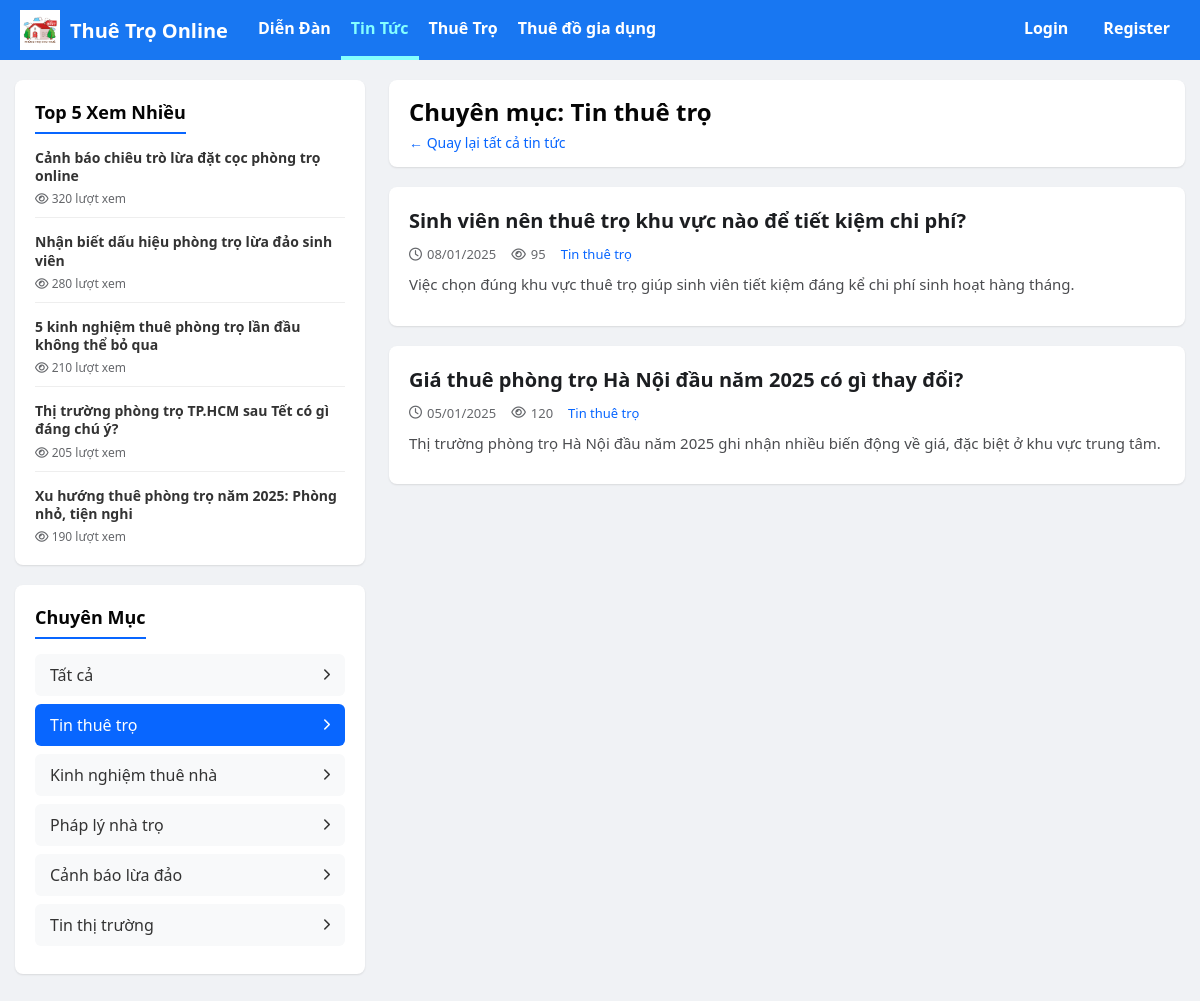
The app's page /news.php?category=Tin+thuê+trọ with its own data.
### tables this page shows
CREATE TABLE news (
    id INT AUTO_INCREMENT PRIMARY KEY,
    title VARCHAR(255) NOT NULL COMMENT 'Tiêu đề tin',
    slug VARCHAR(255) NOT NULL UNIQUE COMMENT 'Slug SEO',
    image_url VARCHAR(255) DEFAULT NULL COMMENT 'Ảnh đại diện tin',
    category VARCHAR(100) NOT NULL COMMENT 'Thể loại tin tức',
    summary TEXT COMMENT 'Mô tả ngắn',
    content LONGTEXT NOT NULL COMMENT 'Nội dung chi tiết',
    views INT DEFAULT 0 COMMENT 'Lượt xem',
    created_at DATETIME DEFAULT CURRENT_TIMESTAMP COMMENT 'Ngày đăng',
    INDEX idx_category (category),
    INDEX idx_views (views)
);

### public/news.php (the view, shortened to what this page needs)
<?php
require_once __DIR__ . '/../config/db.php';
try {
    $stmtTop = $pdo->query("SELECT * FROM news ORDER BY views DESC LIMIT 5");
    $topNews = $stmtTop->fetchAll();
} catch (PDOException $e) {
    $topNews = [];
}
$category = isset($_GET['category']) ? $_GET['category'] : null;
$newsList = [];
try {
    $page = isset($_GET['page']) ? (int)$_GET['page'] : 1;
    $limit = 10;
    $offset = ($page - 1) * $limit;
    if ($category) {
        $stmtList = $pdo->prepare("SELECT * FROM news WHERE category = :category ORDER BY created_at DESC LIMIT :limit OFFSET :offset");
        $stmtList->bindParam(':limit', $limit, PDO::PARAM_INT);
        $stmtList->bindParam(':offset', $offset, PDO::PARAM_INT);
        $stmtList->bindParam(':category', $category);
        $stmtList->execute();
    } else {
        $stmtList = $pdo->prepare("SELECT * FROM news ORDER BY created_at DESC LIMIT :limit OFFSET :offset");
        $stmtList->bindParam(':limit', $limit, PDO::PARAM_INT);
        $stmtList->bindParam(':offset', $offset, PDO::PARAM_INT);
        $stmtList->execute();
    }
    $newsList = $stmtList->fetchAll();
} catch (PDOException $e) {
    $newsList = [];
}
$categories = [
    'Tin thuê trọ',
    'Kinh nghiệm thuê nhà',
    'Pháp lý nhà trọ',
    'Cảnh báo lừa đảo',
    'Tin thị trường'
];
?>
<!doctype html>
<html lang="vi">
<head>
    <link rel="stylesheet" href="/assets/css/style.css">
    <link rel="stylesheet" href="https://cdnjs.cloudflare.com/ajax/libs/font-awesome/6.4.0/css/all.min.css">
</head>
<body>
<?php include __DIR__ . '/includes/header.php'; ?>
<div class="container">
    <aside>
        <div class="sidebar-card">
            <div class="sidebar-title">Top 5 Xem Nhiều</div>
            <div class="top-news-list">
                <?php if (count($topNews) > 0): ?>
                    <?php foreach ($topNews as $item): ?>
                        <a href="/news-detail.php?id=<?= $item['id'] ?>" class="top-news-item">
                            <div class="top-news-info">
                                <h4><?= htmlspecialchars($item['title']) ?></h4>
                                <div class="top-news-views"><i class="fa-regular fa-eye"></i> <?= number_format($item['views']) ?> lượt xem</div>
                            </div>
                        </a>
                    <?php endforeach; ?>
                <?php else: ?>
                    <p>Chưa có tin tức nào.</p>
                <?php endif; ?>
            </div>
        </div>
        <div class="sidebar-card">
            <div class="sidebar-title">Chuyên Mục</div>
            <ul class="category-list">
                <li class="category-item">
                    <a href="/news.php" class="category-link <?= !$category ? 'active' : '' ?>">
                        Tất cả <i class="fa-solid fa-chevron-right"></i>
                    </a>
                </li>
                <?php foreach ($categories as $cat): ?>
                    <li class="category-item">
                        <a href="/news.php?category=<?= urlencode($cat) ?>" class="category-link <?= $category === $cat ? 'active' : '' ?>">
                            <?= htmlspecialchars($cat) ?> <i class="fa-solid fa-chevron-right"></i>
                        </a>
                    </li>
                <?php endforeach; ?>
            </ul>
        </div>
    </aside>
    <main>
        <div class="news-header">
            <?php if ($category): ?>
                <h1>Chuyên mục: <?= htmlspecialchars($category) ?></h1>
                <a href="/news.php" style="font-size: 14px; text-decoration: none; color: var(--primary-color); margin-top: 5px; display:block;">&larr; Quay lại tất cả tin tức</a>
            <?php else: ?>
                <h1>Tin Tức Mới Nhất</h1>
            <?php endif; ?>
        </div>
        <div class="news-list">
            <?php if (count($newsList) > 0): ?>
                <?php foreach ($newsList as $news): ?>
                    <article class="news-item">
                        <div class="news-content">
                            <h2 class="news-title">
                                <a href="/news-detail.php?id=<?= $news['id'] ?>"><?= htmlspecialchars($news['title']) ?></a>
                            </h2>
                            <div class="news-meta">
                                <span><i class="fa-regular fa-clock"></i> <?= date('d/m/Y', strtotime($news['created_at'])) ?></span>
                                <span><i class="fa-regular fa-eye"></i> <?= number_format($news['views']) ?></span>
                                <span style="color: var(--primary-color); font-weight: 500;"><?= htmlspecialchars($news['category']) ?></span>
                            </div>
                            <div class="news-summary">
                                <?= htmlspecialchars($news['summary']) ?>
                            </div>
                        </div>
                    </article>
                <?php endforeach; ?>
            <?php endif; ?>
        </div>
    </main>
</div>
<?php if (file_exists(__DIR__ . '/includes/footer.php')) include __DIR__ . '/includes/footer.php'; ?>
</body>
</html>

### public/assets/css/style.css (style rules this page uses)
body { font-family: Arial, sans-serif; margin: 16px; }

### public/news.php (style rules this page uses)
:root { --bg-color: #f0f2f5; --card-bg: #ffffff; --primary-color: #0866ff; --text-color: #050505; --secondary-text: #65676b; --divider: #ced0d4; }
body { font-family: 'Segoe UI', Helvetica, Arial, sans-serif; background-color: var(--bg-color); margin: 0; padding: 0; color: var(--text-color); }
.container { max-width: 1200px; margin: 20px auto; padding: 0 15px; display: grid; grid-template-columns: 350px 1fr; gap: 24px; }
aside { position: sticky; top: 20px; height: fit-content; }
.sidebar-card { background: var(--card-bg); border-radius: 8px; box-shadow: 0 1px 2px rgba(0, 0, 0, 0.1); padding: 20px; margin-bottom: 20px; }
.sidebar-title { font-size: 18px; font-weight: 700; margin-bottom: 15px; border-bottom: 2px solid var(--primary-color); padding-bottom: 8px; display: inline-block; }
.top-news-item { display: block; margin-bottom: 15px; border-bottom: 1px solid #eee; padding-bottom: 10px; text-decoration: none; color: inherit; }
.top-news-item:last-child { border-bottom: none; margin-bottom: 0; padding-bottom: 0; }
.top-news-info h4 { margin: 0 0 5px 0; font-size: 14px; font-weight: 600; line-height: 1.3; color: #333; }
.top-news-views { font-size: 12px; color: var(--secondary-text); }
.category-list { list-style: none; padding: 0; margin: 0; }
.category-item { margin-bottom: 8px; }
.category-link { display: block; padding: 10px 15px; background: #f8f9fa; border-radius: 6px; text-decoration: none; color: #333; font-weight: 500; transition: all 0.2s; display: flex; justify-content: space-between; align-items: center; }
.category-link:hover, .category-link.active { background: var(--primary-color); color: white; }
.category-link i { font-size: 12px; }
.news-header { background: white; padding: 15px 20px; border-radius: 8px; margin-bottom: 20px; box-shadow: 0 1px 2px rgba(0,0,0,0.1); }
.news-header h1 { margin: 0; font-size: 24px; }
.news-item { background: var(--card-bg); border-radius: 8px; box-shadow: 0 1px 2px rgba(0, 0, 0, 0.1); padding: 20px; margin-bottom: 20px; transition: transform 0.2s; }
.news-content { display: flex; flex-direction: column; }
.news-title { font-size: 20px; font-weight: 700; margin: 0 0 10px 0; line-height: 1.4; }
.news-title a { text-decoration: none; color: #1c1e21; }
.news-meta { font-size: 13px; color: var(--secondary-text); margin-bottom: 10px; display: flex; align-items: center; gap: 15px; }
.news-meta span { display: flex; align-items: center; gap: 5px; }
.news-summary { font-size: 15px; color: #4b4c4f; line-height: 1.5; margin-bottom: 10px; }

### records on screen
news: title "Cảnh báo chiêu trò lừa đặt cọc phòng trọ online", views "320"
news: title "Nhận biết dấu hiệu phòng trọ lừa đảo sinh viên", views "280"
news: title "5 kinh nghiệm thuê phòng trọ lần đầu không thể bỏ qua", views "210"
news: title "Thị trường phòng trọ TP.HCM sau Tết có gì đáng chú ý?", views "205"
news: title "Xu hướng thuê phòng trọ năm 2025: Phòng nhỏ, tiện nghi", views "190"
news: title "Sinh viên nên thuê trọ khu vực nào để tiết kiệm chi phí?", created_at "08/01/2025", views "95", category "Tin thuê trọ", summary "Việc chọn đúng khu vực thuê trọ giúp sinh viên tiết kiệm đáng kể chi phí sinh hoạt hàng tháng."
news: title "Giá thuê phòng trọ Hà Nội đầu năm 2025 có gì thay đổi?", created_at "05/01/2025", views "120", category "Tin thuê trọ", summary "Thị trường phòng trọ Hà Nội đầu năm 2025 ghi nhận nhiều biến động về giá, đặc biệt ở khu vực trung tâm."

### other values on screen
$cat "Tin thuê trọ"
$cat "Kinh nghiệm thuê nhà"
$cat "Pháp lý nhà trọ"
$cat "Cảnh báo lừa đảo"
$cat "Tin thị trường"
$category "Tin thuê trọ"
